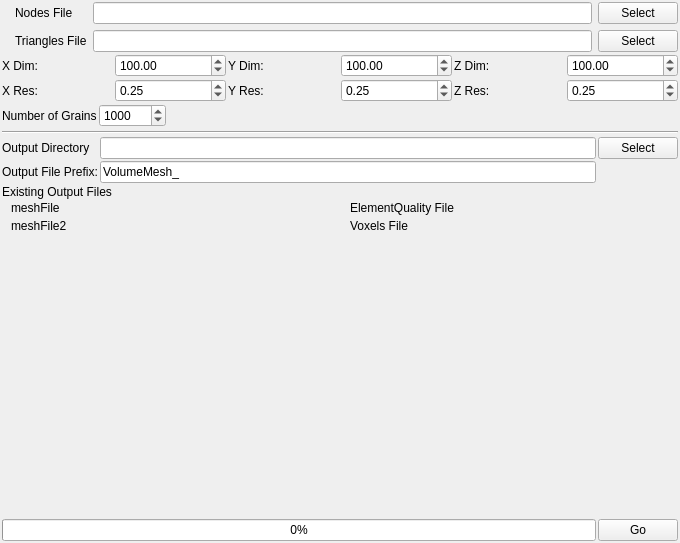
<?xml version="1.0" encoding="UTF-8"?>
<ui version="4.0">
 <class>VolumeMeshingWidget</class>
 <widget class="QWidget" name="VolumeMeshingWidget">
  <property name="geometry">
   <rect>
    <x>0</x>
    <y>0</y>
    <width>680</width>
    <height>543</height>
   </rect>
  </property>
  <property name="windowTitle">
   <string>Form</string>
  </property>
  <layout class="QVBoxLayout" name="verticalLayout">
   <property name="spacing">
    <number>2</number>
   </property>
   <property name="margin">
    <number>2</number>
   </property>
   <item>
    <layout class="QGridLayout" name="gridLayout_13">
     <property name="spacing">
      <number>6</number>
     </property>
     <item row="0" column="1">
      <widget class="QLabel" name="label_35">
       <property name="text">
        <string>Nodes File</string>
       </property>
      </widget>
     </item>
     <item row="0" column="2">
      <widget class="QLineEdit" name="vm_NodesFile">
       <property name="text">
        <string/>
       </property>
      </widget>
     </item>
     <item row="0" column="3">
      <widget class="QPushButton" name="vm_NodesFileBtn">
       <property name="text">
        <string>Select</string>
       </property>
      </widget>
     </item>
     <item row="1" column="1">
      <widget class="QLabel" name="label_36">
       <property name="text">
        <string>Triangles File</string>
       </property>
      </widget>
     </item>
     <item row="1" column="2">
      <widget class="QLineEdit" name="vm_TrianglesFile">
       <property name="text">
        <string/>
       </property>
      </widget>
     </item>
     <item row="1" column="3">
      <widget class="QPushButton" name="vm_TrianglesFileBtn">
       <property name="text">
        <string>Select</string>
       </property>
      </widget>
     </item>
     <item row="0" column="0">
      <widget class="QLabel" name="vm_NodesFileIcon">
       <property name="text">
        <string/>
       </property>
       <property name="pixmap">
        <pixmap resource="../../../../Resources/icons/images/Icons.qrc">:/Delete-16x16.png</pixmap>
       </property>
      </widget>
     </item>
     <item row="1" column="0">
      <widget class="QLabel" name="vm_TrianglesFileIcon">
       <property name="text">
        <string/>
       </property>
       <property name="pixmap">
        <pixmap resource="../../../../Resources/icons/images/Icons.qrc">:/Delete-16x16.png</pixmap>
       </property>
      </widget>
     </item>
    </layout>
   </item>
   <item>
    <layout class="QGridLayout" name="gridLayout_14">
     <item row="0" column="0">
      <widget class="QLabel" name="label_37">
       <property name="text">
        <string>X Dim:</string>
       </property>
      </widget>
     </item>
     <item row="0" column="2">
      <widget class="QLabel" name="label_38">
       <property name="text">
        <string>Y Dim:</string>
       </property>
      </widget>
     </item>
     <item row="0" column="4">
      <widget class="QLabel" name="label_39">
       <property name="text">
        <string>Z Dim:</string>
       </property>
      </widget>
     </item>
     <item row="0" column="1">
      <widget class="QDoubleSpinBox" name="vm_XDim">
       <property name="maximum">
        <double>1000000.000000000000000</double>
       </property>
       <property name="value">
        <double>100.000000000000000</double>
       </property>
      </widget>
     </item>
     <item row="0" column="3">
      <widget class="QDoubleSpinBox" name="vm_YDim">
       <property name="maximum">
        <double>1000000.000000000000000</double>
       </property>
       <property name="value">
        <double>100.000000000000000</double>
       </property>
      </widget>
     </item>
     <item row="0" column="5">
      <widget class="QDoubleSpinBox" name="vm_ZDim">
       <property name="maximum">
        <double>1000000.000000000000000</double>
       </property>
       <property name="value">
        <double>100.000000000000000</double>
       </property>
      </widget>
     </item>
    </layout>
   </item>
   <item>
    <layout class="QGridLayout" name="gridLayout_15">
     <item row="0" column="0">
      <widget class="QLabel" name="label_40">
       <property name="text">
        <string>X Res:</string>
       </property>
      </widget>
     </item>
     <item row="0" column="2">
      <widget class="QLabel" name="label_41">
       <property name="text">
        <string>Y Res:</string>
       </property>
      </widget>
     </item>
     <item row="0" column="4">
      <widget class="QLabel" name="label_42">
       <property name="text">
        <string>Z Res:</string>
       </property>
      </widget>
     </item>
     <item row="0" column="5">
      <widget class="QDoubleSpinBox" name="vm_ZRes">
       <property name="value">
        <double>0.250000000000000</double>
       </property>
      </widget>
     </item>
     <item row="0" column="3">
      <widget class="QDoubleSpinBox" name="vm_YRes">
       <property name="value">
        <double>0.250000000000000</double>
       </property>
      </widget>
     </item>
     <item row="0" column="1">
      <widget class="QDoubleSpinBox" name="vm_XRes">
       <property name="value">
        <double>0.250000000000000</double>
       </property>
      </widget>
     </item>
    </layout>
   </item>
   <item>
    <layout class="QHBoxLayout" name="horizontalLayout_12">
     <item>
      <widget class="QLabel" name="label_45">
       <property name="text">
        <string>Number of Grains</string>
       </property>
      </widget>
     </item>
     <item>
      <widget class="QSpinBox" name="vm_NumGrains">
       <property name="minimum">
        <number>1</number>
       </property>
       <property name="maximum">
        <number>1000000</number>
       </property>
       <property name="singleStep">
        <number>10</number>
       </property>
       <property name="value">
        <number>1000</number>
       </property>
      </widget>
     </item>
     <item>
      <spacer name="horizontalSpacer_12">
       <property name="orientation">
        <enum>Qt::Horizontal</enum>
       </property>
       <property name="sizeHint" stdset="0">
        <size>
         <width>40</width>
         <height>20</height>
        </size>
       </property>
      </spacer>
     </item>
    </layout>
   </item>
   <item>
    <widget class="Line" name="line_5">
     <property name="minimumSize">
      <size>
       <width>0</width>
       <height>6</height>
      </size>
     </property>
     <property name="orientation">
      <enum>Qt::Horizontal</enum>
     </property>
    </widget>
   </item>
   <item>
    <layout class="QGridLayout" name="gridLayout_16">
     <item row="0" column="0">
      <widget class="QLabel" name="label_43">
       <property name="text">
        <string>Output Directory</string>
       </property>
      </widget>
     </item>
     <item row="0" column="1">
      <widget class="QLineEdit" name="vm_OutputDir"/>
     </item>
     <item row="0" column="2">
      <widget class="QPushButton" name="vm_OutputDirBtn">
       <property name="text">
        <string>Select</string>
       </property>
      </widget>
     </item>
     <item row="1" column="0">
      <widget class="QLabel" name="label">
       <property name="text">
        <string>Output File Prefix:</string>
       </property>
      </widget>
     </item>
     <item row="1" column="1">
      <widget class="QLineEdit" name="outputFilePrefix">
       <property name="text">
        <string>VolumeMesh_</string>
       </property>
      </widget>
     </item>
    </layout>
   </item>
   <item>
    <layout class="QGridLayout" name="gridLayout_17">
     <item row="0" column="0" colspan="2">
      <widget class="QLabel" name="label_44">
       <property name="text">
        <string>Existing Output Files</string>
       </property>
      </widget>
     </item>
     <item row="1" column="0">
      <layout class="QFormLayout" name="formLayout_7">
       <property name="fieldGrowthPolicy">
        <enum>QFormLayout::FieldsStayAtSizeHint</enum>
       </property>
       <property name="labelAlignment">
        <set>Qt::AlignLeading|Qt::AlignLeft|Qt::AlignVCenter</set>
       </property>
       <property name="verticalSpacing">
        <number>4</number>
       </property>
       <item row="0" column="0">
        <widget class="QLabel" name="vm_MeshFileIcon">
         <property name="text">
          <string/>
         </property>
         <property name="pixmap">
          <pixmap resource="../../../../Resources/icons/images/Icons.qrc">:/Delete-16x16.png</pixmap>
         </property>
        </widget>
       </item>
       <item row="0" column="1">
        <widget class="QLabel" name="vm_MeshFile">
         <property name="text">
          <string>meshFile</string>
         </property>
        </widget>
       </item>
       <item row="1" column="0">
        <widget class="QLabel" name="vm_MeshFile2Icon">
         <property name="text">
          <string/>
         </property>
         <property name="pixmap">
          <pixmap resource="../../../../Resources/icons/images/Icons.qrc">:/Delete-16x16.png</pixmap>
         </property>
        </widget>
       </item>
       <item row="1" column="1">
        <widget class="QLabel" name="vm_MeshFile2">
         <property name="text">
          <string>meshFile2</string>
         </property>
        </widget>
       </item>
      </layout>
     </item>
     <item row="1" column="1">
      <layout class="QFormLayout" name="formLayout_8">
       <property name="fieldGrowthPolicy">
        <enum>QFormLayout::FieldsStayAtSizeHint</enum>
       </property>
       <property name="verticalSpacing">
        <number>4</number>
       </property>
       <item row="0" column="0">
        <widget class="QLabel" name="vm_ElementQualityFileIcon">
         <property name="text">
          <string/>
         </property>
         <property name="pixmap">
          <pixmap resource="../../../../Resources/icons/images/Icons.qrc">:/Delete-16x16.png</pixmap>
         </property>
        </widget>
       </item>
       <item row="0" column="1">
        <widget class="QLabel" name="vm_ElementQualityFile">
         <property name="text">
          <string>ElementQuality File</string>
         </property>
        </widget>
       </item>
       <item row="1" column="0">
        <widget class="QLabel" name="vm_VoxelsFileIcon">
         <property name="text">
          <string/>
         </property>
         <property name="pixmap">
          <pixmap resource="../../../../Resources/icons/images/Icons.qrc">:/Delete-16x16.png</pixmap>
         </property>
        </widget>
       </item>
       <item row="1" column="1">
        <widget class="QLabel" name="vm_VoxelsFile">
         <property name="text">
          <string>Voxels File</string>
         </property>
        </widget>
       </item>
      </layout>
     </item>
    </layout>
   </item>
   <item>
    <spacer name="verticalSpacer_4">
     <property name="orientation">
      <enum>Qt::Vertical</enum>
     </property>
     <property name="sizeHint" stdset="0">
      <size>
       <width>20</width>
       <height>243</height>
      </size>
     </property>
    </spacer>
   </item>
   <item>
    <layout class="QHBoxLayout" name="horizontalLayout_13">
     <item>
      <widget class="QProgressBar" name="vm_progressBar">
       <property name="value">
        <number>0</number>
       </property>
      </widget>
     </item>
     <item>
      <widget class="QPushButton" name="vm_GoBtn">
       <property name="text">
        <string>Go</string>
       </property>
      </widget>
     </item>
    </layout>
   </item>
  </layout>
 </widget>
 <resources>
  <include location="../../../../Resources/icons/images/Icons.qrc"/>
 </resources>
 <connections/>
</ui>
